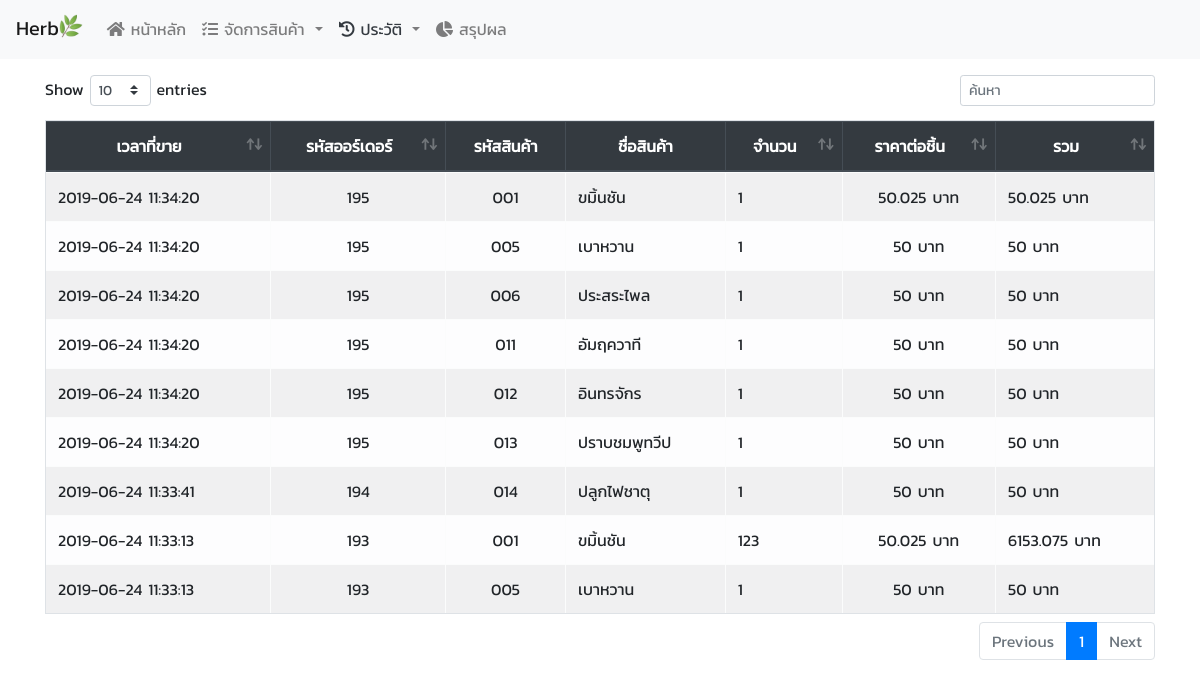
The page /history_order.php on the database its author committed.
### tables this page shows
CREATE TABLE `order_detail` (
  `order_id` int(11) NOT NULL,
  `product_id` char(3) NOT NULL,
  `order_count` int(11) NOT NULL,
  `order_price` float NOT NULL,
  `order_cost` double NOT NULL
);

CREATE TABLE `order_history` (
  `order_id` int(11) NOT NULL,
  `order_date` datetime NOT NULL
);

CREATE TABLE `product` (
  `product_id` char(3) NOT NULL,
  `product_name` varchar(255) NOT NULL,
  `product_type` enum('NED','ED') NOT NULL,
  `product_potent` varchar(255) NOT NULL,
  `product_amount` varchar(255) NOT NULL,
  `product_cost` double NOT NULL,
  `product_price` double NOT NULL,
  `product_price_discount` double NOT NULL,
  `product_stock` int(10) NOT NULL,
  `product_status` enum('ขาย','เลิกขาย') NOT NULL
);

### model/model_order_history_select.php (called while the page is built)
<?php
include "connect.php";
$listOrderHistory = $pdo->prepare("SELECT * FROM  order_detail , order_history ,product
WHERE order_detail.order_id = order_history.order_id
AND order_detail.product_id = product.product_id");
$listOrderHistory->execute();

### history_order.php (the view, shortened to what this page needs)
<head>
</head>
<body>
    <div class="container">
        <?php
        include($_SERVER['DOCUMENT_ROOT'] . "/herb_internship/model/model_order_history_select.php");
        ?>
        <div class="my-3">
            <table class="table table-light table-striped table-bordered table-hover" id="history_order" data-page-length='10'>
                <thead class="thead-dark">
                    <tr>
                        <th class="align-middle text-center">เวลาที่ขาย</th>
                        <th class="align-middle text-center">รหัสออร์เดอร์</th>
                        <th class="align-middle text-center">รหัสสินค้า</th>
                        <th class="align-middle text-center">ชื่อสินค้า</th>
                        <th class="align-middle text-center">จำนวน</th>
                        <th class="align-middle text-center">ราคาต่อชิ้น</th>
                        <th class="align-middle text-center">รวม</th>
                    </tr>
                </thead>
                <tbody id="tbodyData">
                    <?php
                    while ($rowOrder = $listOrderHistory->fetch()) {
                        $sum = $rowOrder['order_price']*$rowOrder['order_count'];
                        echo '<tr>
                    <td>' . $rowOrder['order_date'] . '</td>
                    <td  class="text-center">' . $rowOrder['order_id'] . '</td>
                    <td class="text-center">' . $rowOrder['product_id'] . '</td>
                    <td>' . $rowOrder['product_name'] . '</td>
                    <td>' . $rowOrder['order_count'] . '</td>
                    <td class="text-center">' . $rowOrder['order_price'] . ' บาท</td>
                    <td>' . $sum . ' บาท</td>
                    </tr>';
                    }
                    ?>
                </tbody>
            </table>
        </div>
</body>

### head.php (style rules this page uses)
body { font-family: 'Kanit', sans-serif; }
body { background-image: url("./_etc/background.jpg"); }

### rows shown on the page
order_detail: order.order_date "2019-06-24 11:33:13", order.order_id "193", product.product_id "001", product.product_name "ขมิ้นชัน", order_count "123", order_price "50.025", sum "6153.075"
order_detail: order.order_date "2019-06-24 11:34:20", order.order_id "195", product.product_id "001", product.product_name "ขมิ้นชัน", order_count "1", order_price "50.025"
order_detail: order.order_date "2019-06-24 11:33:13", order.order_id "193", product.product_id "005", product.product_name "เบาหวาน", order_count "1", order_price "50"
order_detail: order.order_date "2019-06-24 11:34:20", order.order_id "195", product.product_id "005", product.product_name "เบาหวาน", order_count "1", order_price "50"
order_detail: order.order_date "2019-06-24 11:34:20", order.order_id "195", product.product_id "006", product.product_name "ประสระไพล", order_count "1", order_price "50"
order_detail: order.order_date "2019-06-24 11:34:20", order.order_id "195", product.product_id "011", product.product_name "อัมฤควาที", order_count "1", order_price "50"
order_detail: order.order_date "2019-06-24 11:34:20", order.order_id "195", product.product_id "012", product.product_name "อินทรจักร", order_count "1", order_price "50"
order_detail: order.order_date "2019-06-24 11:34:20", order.order_id "195", product.product_id "013", product.product_name "ปราบชมพูทวีป", order_count "1", order_price "50"
order_detail: order.order_date "2019-06-24 11:33:41", order.order_id "194", product.product_id "014", product.product_name "ปลูกไฟชาตุ", order_count "1", order_price "50"
